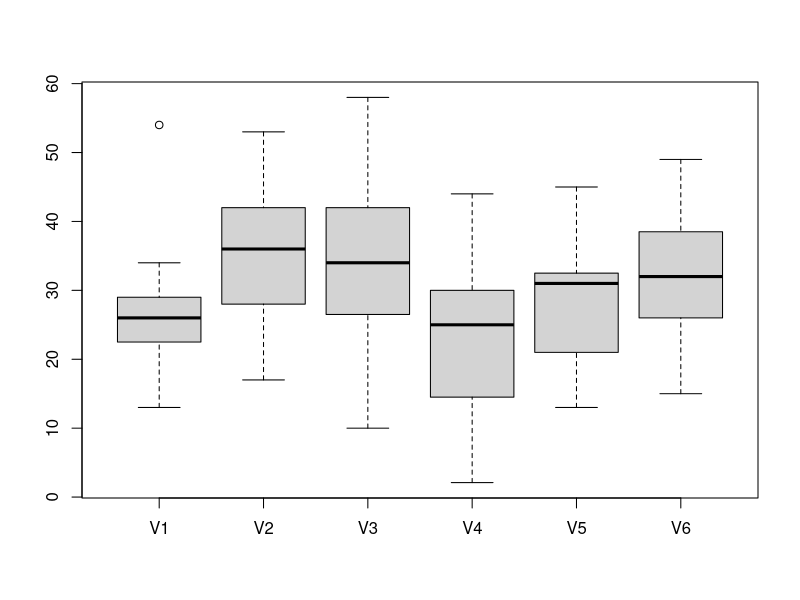
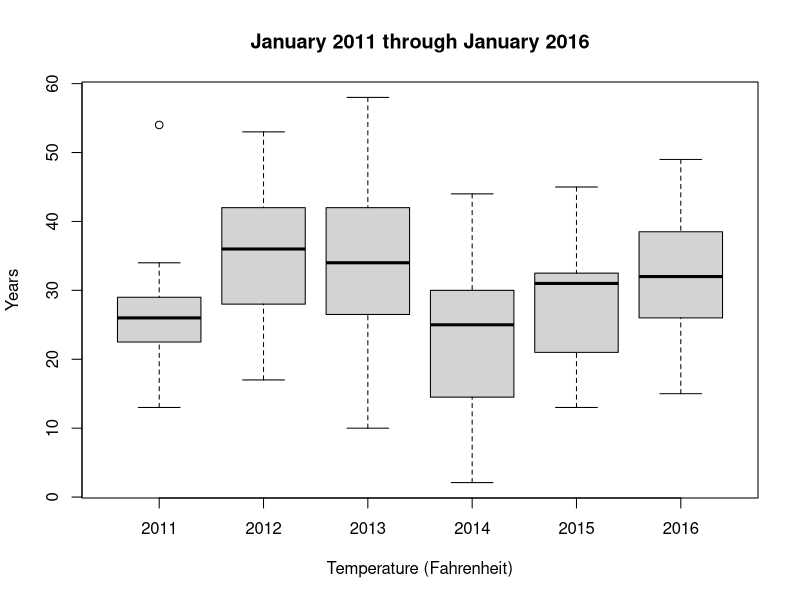
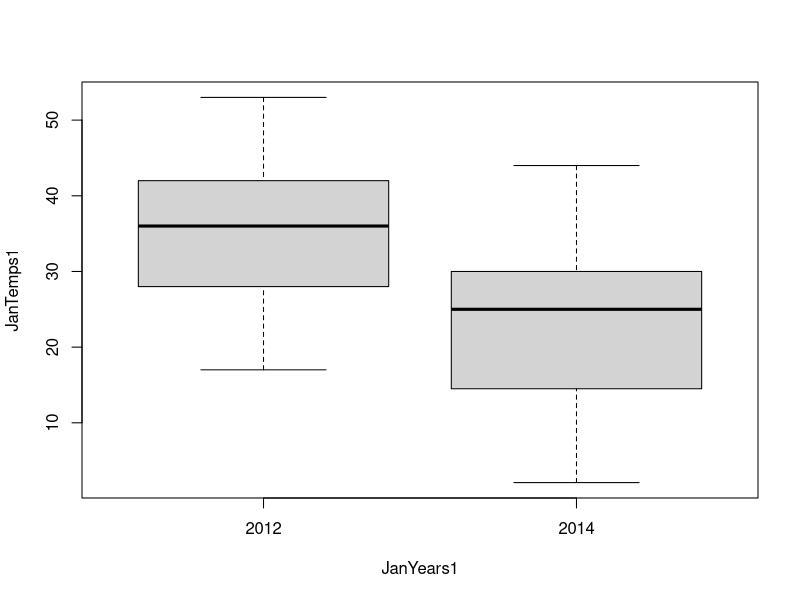
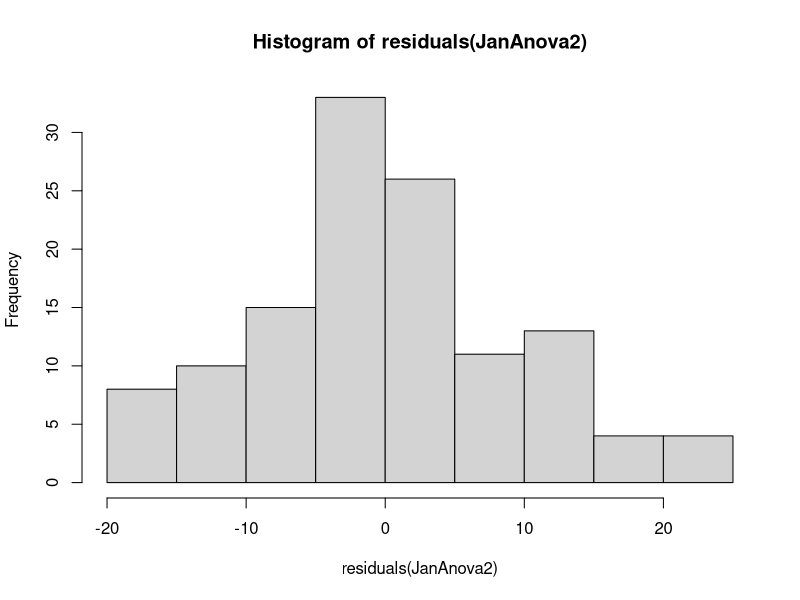

The R source for these figures, in order:
{
  rm(list=ls());  options(show.error.locations = TRUE);
  
  ### Read data from CSV file and save to a variable
  lansJanTempsDF = read.csv(file = "data/lansingJanTemps.csv"); 
  
  # Default variable is data frame -- convert the variable to a matrix
  lansJanTemps = as.matrix(x=lansJanTempsDF);
  
  # Creating a boxplot of each of the six year's worth of January temperatures (the columns)
  boxplot(x=lansJanTemps, use.cols = TRUE);
  
  # Add labels and names to the plots to the boxplot
  boxplot(x=lansJanTemps, use.cols = TRUE,
          names = c(2011,2012,2013,2014,2015,2016),
          main="January 2011 through January 2016",
          xlab="Temperature (Fahrenheit)",
          ylab="Years");

  ##### 1st t-test #####
  # compare the means from Jan 2013 and Jan 2016 using a t-test
  tTest1 = t.test(x=lansJanTemps[,3], y=lansJanTemps[,6]);

  # print out a summary of the t-test
  print(tTest1);

  ##### 2nd t-test #####
  #compare the means from Jan 2012 and Jan 2014 using a t-test
  tTest2 = t.test(x=lansJanTemps[,2], y=lansJanTemps[,4]);

  # print out a summary of the t-test
  print(x=tTest2);

  #### Structure data into data and categories
  # Data -- a vector with temperature values from 2012 and 2014
  JanTemps1 = c(lansJanTemps[,2], lansJanTemps[,4]);

  # Categories -- a vector with 31 2012 and 31 2014
  JanYears1 = c(rep(2012,31), rep(2014,31));

  # Combine the data and category vectors in a data frame
  JanDataFrame1 = data.frame(JanTemps1, JanYears1);

  # Show a boxplot of the two categories (2012 and 2014)
  boxplot(formula=JanTemps1~JanYears1, data=JanDataFrame1);

  # Performs an ANOVA (data: temperatures, category: years)
  JanAnova1 = aov(formula=JanTemps1~JanYears1, data=JanDataFrame1);

  # Summarize the ANOVA in the Console Window
  cat("Anova Results:\n");
  print(summary(JanAnova1));

  #### Do a second ANOVA with four years
  # Data -- a vector with temperature values from 2011,2012,2015,and 2016
  JanTemps2 = c(lansJanTemps[,1], lansJanTemps[,2],
                lansJanTemps[,5], lansJanTemps[,6]);

  # Categories -- a vector with 31 2011s, 2012s, 2015s, and 2016s
  JanYears2 = c(rep(2011,31), rep(2012,31),
                rep(2015,31), rep(2016,31));

  # Combine the data and category vectors in a data frame
  JanDataFrame2 = data.frame(JanTemps2, JanYears2);

  # Performs a second ANOVA (data: temperatures, category: years)
  JanAnova2 = aov(JanTemps2~JanYears2, data=JanDataFrame2);

  # Summarize the second ANOVA in the Console Window
  cat("\nSecond ANOVA results:\n");
  print(summary(JanAnova2));

  # test the normality assumption using a histogram
  hist(x=residuals(JanAnova2));
}